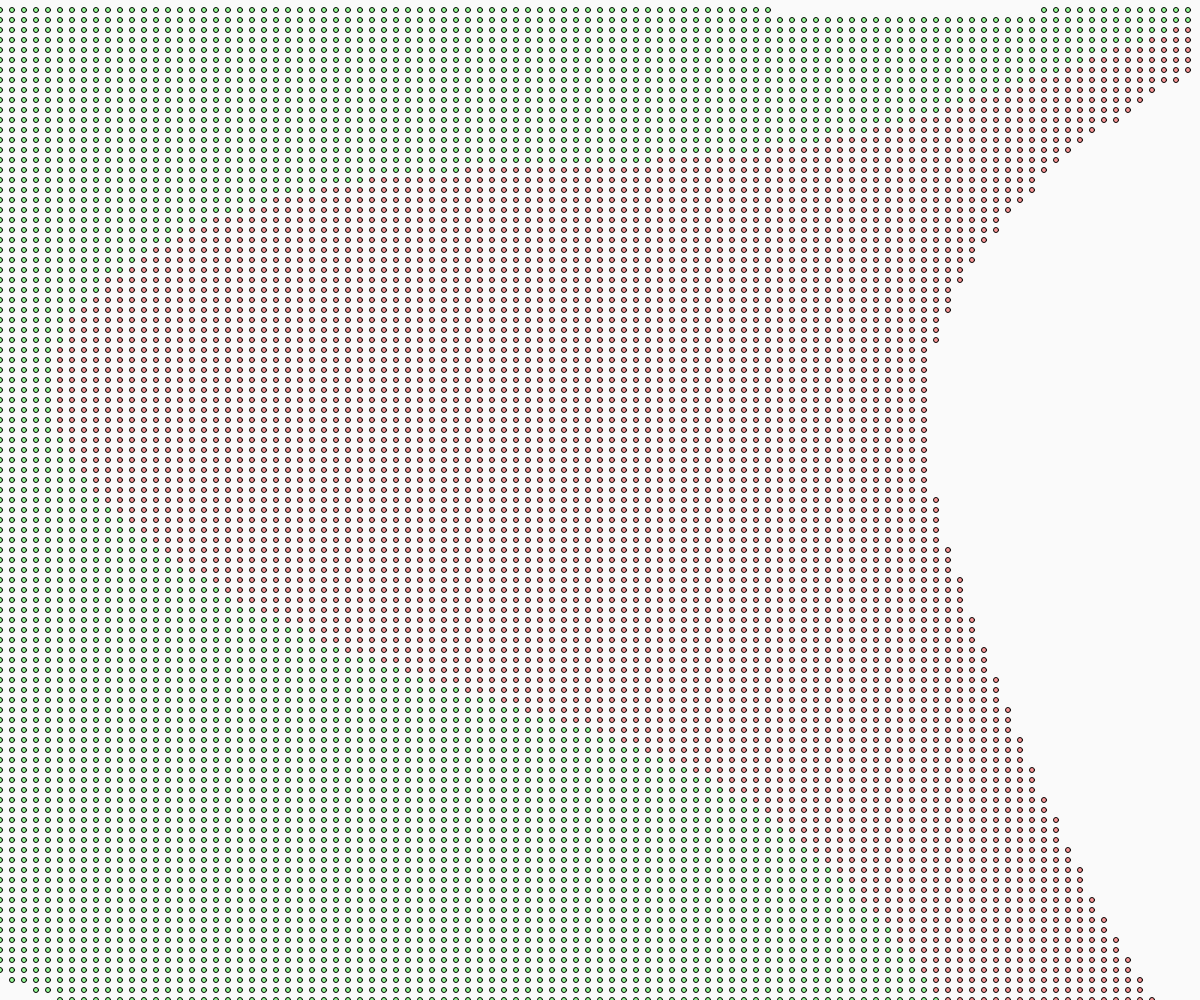
Frame 1 (no input)
Frame 60 (no input): identical to frame 1, image omitted
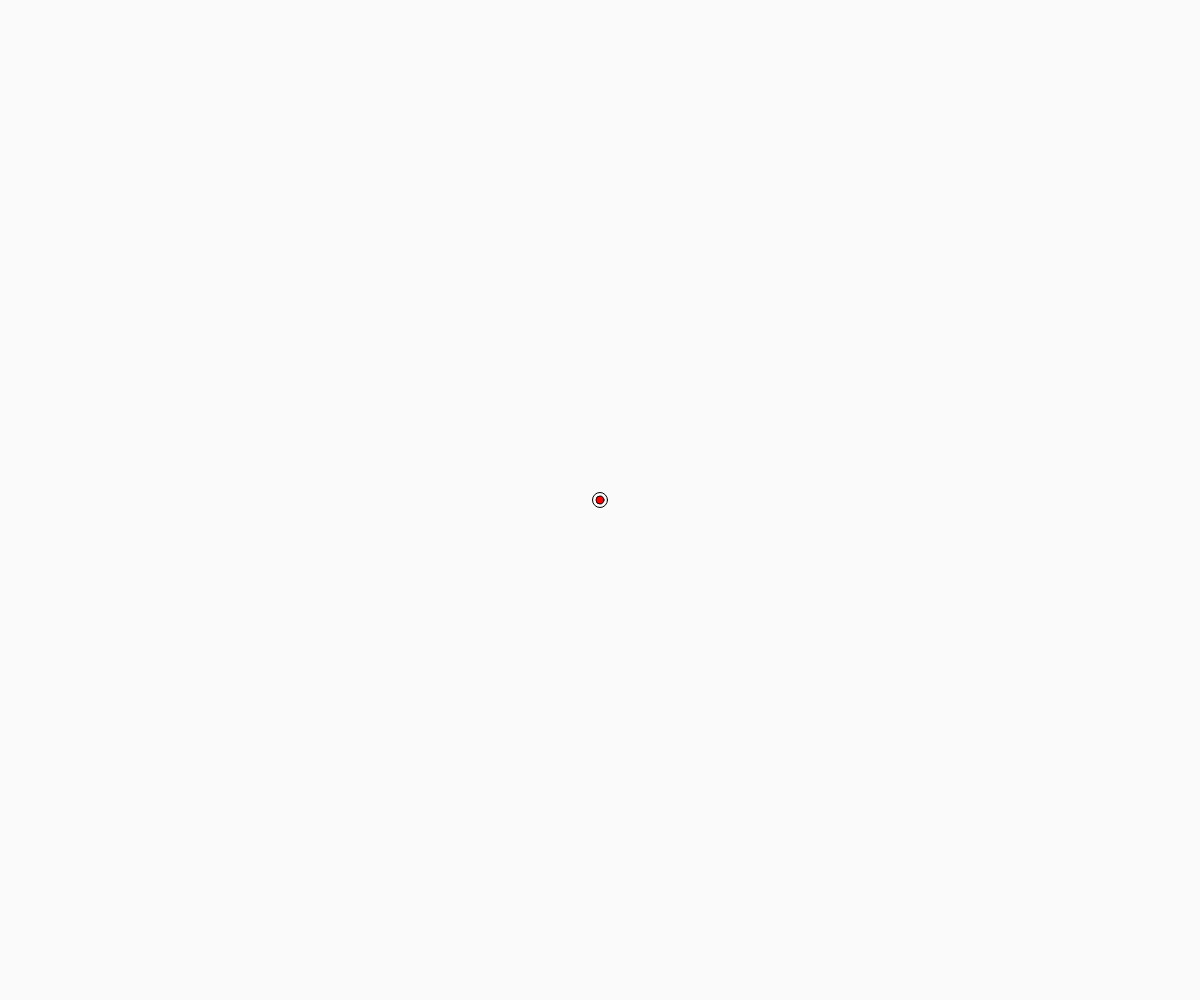
Frame 120 (the mouse pressed at the canvas centre since frame 60)

The p5.js sketch that drew these frames (run headless with seeded random() and noise() and a simulated clock; from frame 60 on, the mouse is pressed at the canvas centre):

// p5.js sketch
// ── sketch.js
let points=[];
let theta=[];
let n=11;
let alpha=0.3;
let isRed=true;

function setup(){
    createCanvas(windowWidth,windowHeight);
    initTheta();
}

function draw(){
    background(250);
    drawPoints();
    gradientDescent();
    drawCurve();

}

function mousePressed(){
    let colN;
    if(isRed){
        colN=0;
    }else{
        colN=1;
    }
    let point=new Point(mouseX,mouseY,colN);
    points.push(point);
    isRed=!isRed;
    timer=0;
}

function drawPoints(){
    for(let point of points){
        point.draw();
    }
}

class Point{

    constructor(x,y,colorN){
        this.x=x;
        this.y=y;
        this.colorN=colorN;
        this.datax=map(this.x,0,width,0,1);
        this.datay=map(this.y,0,height,1,0);
    }

    draw(){
        push();
        if(this.colorN==0){
            fill(255,0,0);
        }else{
            fill(0,255,0);
        }
        ellipse(this.x,this.y,8,8);
        stroke(0);
        noFill();
        ellipse(this.x,this.y,15,15);
        pop();
    }
}

function initTheta(){
    theta=[];
    theta.push({
        powx: 0,
        powy: 0,
        coeff: random(-1,1)
    });

    for(let i=1; i<=n; i++){
        theta.push({
            powx: i,
            powy: 0,
            coeff: random(-1,1)
        });
    }

    for(let i=1; i<=n; i++){
        theta.push({
            powx: 0,
            powy: i,
            coeff: random(-1,1)
        });
    }

    for(let i=1; i<=n-1; i++){
        theta.push({
            powx: i,
            powy: n-i,
            coeff: random(-1,1)
        });
    }

}

// input of type{x: , y: }
function value(input){
    let res=0;
    for(let t of theta){
        res+=(t.coeff*pow(input.x,t.powx)*pow(input.y,t.powy));
    }
    res=(1/(1+Math.exp(-res)));
    return res;
}

function gradientDescent(){
    let error=0;
    for(let point of points){
        error=point.colorN-value({x: point.datax,  y: point.datay});
        error*=alpha;
        for(let t of theta){
            t.coeff+=(error*pow(point.datax,t.powx)*pow(point.datay,t.powy));
        }
    }
}

function drawCurve(){
    let posx, posy, res;
    for(let i=0; i<1; i+=0.01){
        for(let j=0; j<1; j+=0.01){
            res=value({x: i, y: j});
            if(res<=0.6&&res>=0.4){
                if(res>=0.5){
                    fill(0,255,0,100);
                }
                else{
                    fill(255,0,0,100);
                }
                posx=map(i,0,1,0,width);
                posy=map(j,0,1,height,0);
                ellipse(posx,posy,5,5);
            }
        }
    }
}
